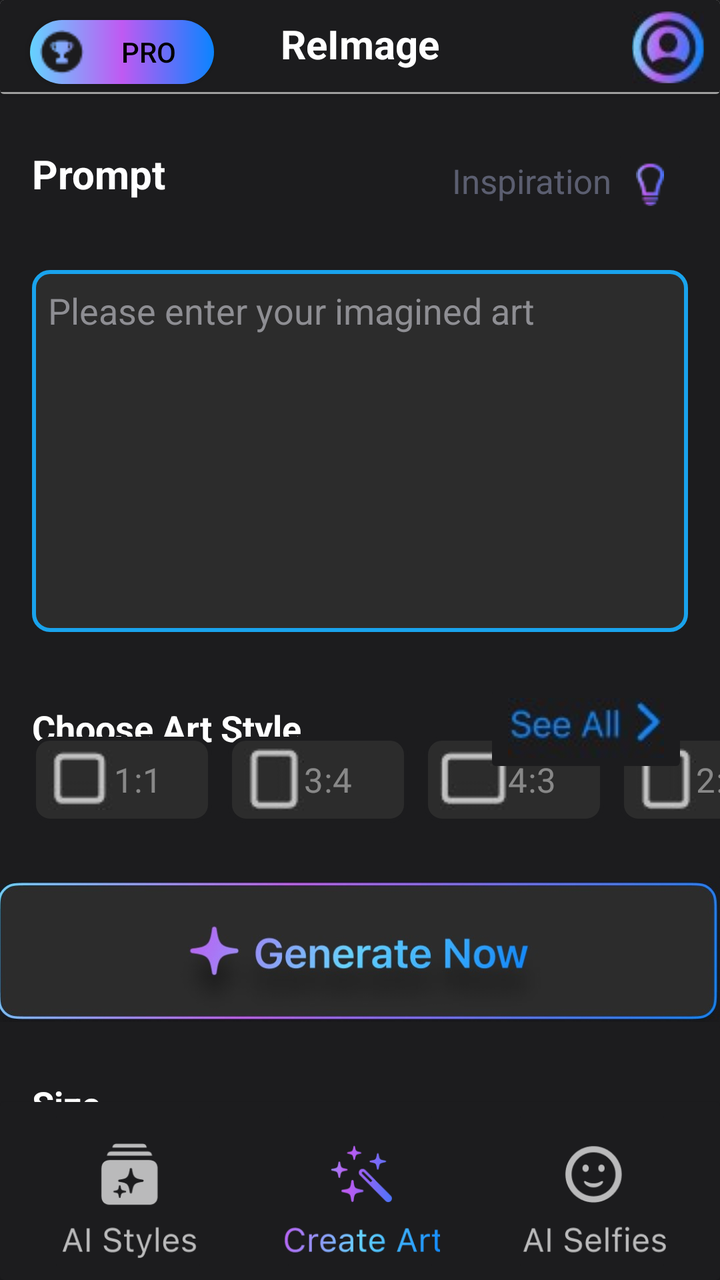
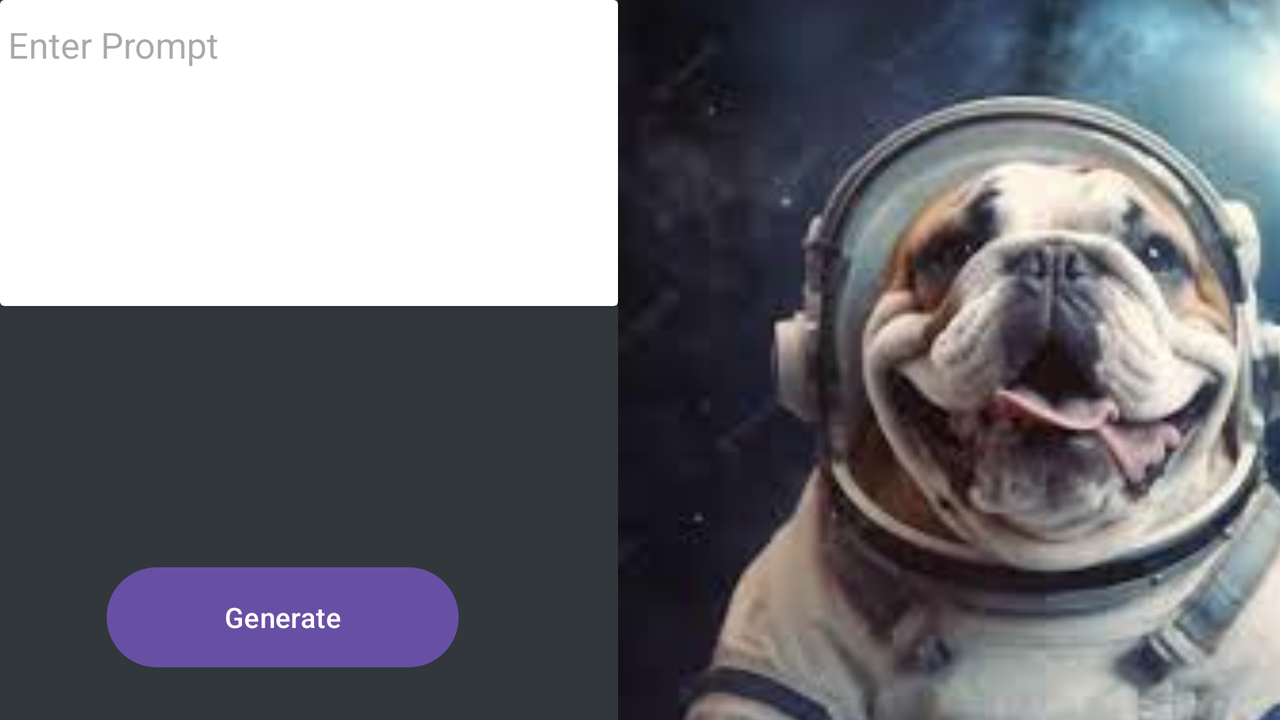

One screen, two layout resources from the same app: the default and the repository's alternative for another configuration. Each is rendered where Android would select it; the XML of both is given below.
<!-- AndroidManifest.xml: application theme Theme.TestGeneratorPhoto -->
<!-- res/layout/activity_main.xml -->
<?xml version="1.0" encoding="utf-8"?>
<androidx.constraintlayout.widget.ConstraintLayout xmlns:android="http://schemas.android.com/apk/res/android"
    xmlns:app="http://schemas.android.com/apk/res-auto"
    xmlns:tools="http://schemas.android.com/tools"
    android:layout_width="match_parent"
    android:layout_height="match_parent"
    android:background="#1c1c1e"
    tools:context=".MainActivity">

    <TextView
        android:id="@+id/textApp5"
        android:layout_width="wrap_content"
        android:layout_height="32dp"

        android:layout_alignParentTop="true"
        android:layout_centerHorizontal="true"
        android:layout_marginStart="16dp"
        android:layout_marginTop="32dp"
        android:layout_marginBottom="4dp"
        android:gravity="center"
        android:lineSpacingExtra="2sp"
        android:text="Choose Art Style"
        android:textColor="#FFFFFF"
        android:textColorHighlight="#FFFFFF"
        android:textColorHint="#FFFFFF"
        android:textColorLink="#FFFFFF"
        android:textSize="18sp"
        android:textStyle="bold"
        app:layout_constraintBottom_toBottomOf="parent"
        app:layout_constraintEnd_toEndOf="parent"
        app:layout_constraintHorizontal_bias="0.0"
        app:layout_constraintStart_toStartOf="parent"
        app:layout_constraintTop_toBottomOf="@+id/editTextText"
        app:layout_constraintVertical_bias="0.0"
        tools:ignore="NotSibling" />

    <TextView
        android:id="@+id/textApp6"
        android:layout_width="wrap_content"
        android:layout_height="32dp"

        android:layout_alignParentTop="true"
        android:layout_centerHorizontal="true"
        android:layout_marginStart="16dp"
        android:layout_marginTop="16dp"
        android:layout_marginBottom="4dp"
        android:gravity="center"
        android:lineSpacingExtra="2sp"
        android:text="Size"
        android:textColor="#FFFFFF"
        android:textColorHighlight="#FFFFFF"
        android:textColorHint="#FFFFFF"
        android:textColorLink="#FFFFFF"
        android:textSize="18sp"
        android:textStyle="bold"
        app:layout_constraintBottom_toBottomOf="parent"
        app:layout_constraintEnd_toEndOf="parent"
        app:layout_constraintHorizontal_bias="0.0"
        app:layout_constraintStart_toStartOf="parent"
        app:layout_constraintTop_toBottomOf="@+id/artStyleRecycler"
        app:layout_constraintVertical_bias="0.0"
        tools:ignore="NotSibling" />

    <androidx.cardview.widget.CardView
        android:id="@+id/cardView7"
        android:layout_width="match_parent"
        android:layout_height="47dp"
        app:layout_constraintBottom_toBottomOf="parent"
        app:layout_constraintEnd_toEndOf="parent"
        app:layout_constraintHorizontal_bias="1.0"
        app:layout_constraintStart_toStartOf="parent"
        app:layout_constraintTop_toTopOf="parent"
        app:layout_constraintVertical_bias="0.0">

        <androidx.constraintlayout.widget.ConstraintLayout
            android:layout_width="match_parent"
            android:layout_height="match_parent"
            android:background="#1c1c1e">

            <androidx.appcompat.widget.AppCompatButton
                android:id="@+id/button4"
                android:layout_width="92dp"
                android:layout_height="32dp"
                android:layout_alignParentLeft="true"
                android:layout_alignParentTop="true"
                android:layout_gravity="center"
                android:layout_marginTop="10dp"
                android:background="@drawable/go_to_pro"
                android:drawableLeft="@drawable/trophy"
                android:drawablePadding="5dp"
                android:padding="5dp"
                android:text="PRO"
                android:textColor="#000000"
                app:cornerRadius="100dp"
                app:layout_constraintBottom_toTopOf="@+id/recyclerView"
                app:layout_constraintEnd_toEndOf="parent"
                app:layout_constraintHorizontal_bias="0.056"
                app:layout_constraintStart_toStartOf="parent"
                app:layout_constraintTop_toTopOf="parent"
                app:layout_constraintVertical_bias="0.0"
                tools:ignore="NotSibling,TouchTargetSizeCheck" />

            <ImageView
                android:id="@+id/imageView5"
                android:layout_width="30dp"
                android:layout_height="30dp"

                android:layout_marginTop="10dp"
                android:layout_marginBottom="2dp"
                android:contentDescription="TODO"
                android:visibility="invisible"
                app:layout_constraintBottom_toTopOf="@+id/textView17"
                app:layout_constraintEnd_toStartOf="@+id/textView16"
                app:layout_constraintHorizontal_chainStyle="packed"
                app:layout_constraintTop_toTopOf="parent"
                app:layout_constraintVertical_bias="0.0"
                app:srcCompat="@drawable/coin"
                tools:ignore="NotSibling" />

            <TextView
                android:id="@+id/textView16"
                android:layout_width="wrap_content"
                android:layout_height="wrap_content"
                android:layout_marginTop="11dp"
                android:layout_marginEnd="8dp"
                android:layout_marginBottom="4dp"
                android:text="15"
                android:textColor="#AFAFAF"
                android:textSize="20sp"
                android:textStyle="bold"
                android:visibility="invisible"
                app:layout_constraintBottom_toTopOf="@+id/textView17"
                app:layout_constraintEnd_toStartOf="@+id/imageButton7"
                app:layout_constraintTop_toTopOf="parent"
                app:layout_constraintVertical_bias="0.0" />

            <ImageButton
                android:id="@+id/imageButton7"
                android:layout_width="36dp"
                android:layout_height="36dp"
                android:layout_marginStart="8dp"
                android:layout_marginEnd="8dp"

                app:layout_constraintBottom_toBottomOf="parent"
                app:layout_constraintEnd_toEndOf="parent"
                app:layout_constraintHorizontal_bias="1.0"
                app:layout_constraintStart_toStartOf="parent"
                app:layout_constraintTop_toTopOf="parent"
                app:srcCompat="@drawable/user"
                tools:ignore="MissingConstraints,NotSibling,SpeakableTextPresentCheck,TouchTargetSizeCheck" />

            <TextView
                android:id="@+id/textView17"
                android:layout_width="match_parent"
                android:layout_height="3px"
                android:background="#9F9F9F"
                android:text=""
                app:layout_constraintBottom_toBottomOf="parent"
                app:layout_constraintEnd_toEndOf="parent"
                app:layout_constraintHorizontal_bias="0.0"
                app:layout_constraintStart_toStartOf="parent"
                app:layout_constraintTop_toTopOf="parent"
                app:layout_constraintVertical_bias="1.0" />

            <TextView
                android:id="@+id/textApp3"
                android:layout_width="108dp"
                android:layout_height="32dp"

                android:layout_alignParentTop="true"
                android:layout_centerHorizontal="true"
                android:layout_marginTop="6dp"
                android:layout_marginBottom="4dp"
                android:gravity="center"
                android:lineSpacingExtra="2sp"
                android:text="ReImage"
                android:textColor="#FFFFFF"
                android:textColorHighlight="#FFFFFF"
                android:textColorHint="#FFFFFF"
                android:textColorLink="#FFFFFF"
                android:textSize="20sp"
                android:textStyle="bold"
                app:layout_constraintBottom_toTopOf="@+id/textView17"
                app:layout_constraintEnd_toEndOf="parent"
                app:layout_constraintStart_toStartOf="parent"
                app:layout_constraintTop_toTopOf="parent"
                app:layout_constraintVertical_bias="0.0"
                tools:ignore="NotSibling" />
        </androidx.constraintlayout.widget.ConstraintLayout>
    </androidx.cardview.widget.CardView>


    <TextView
        android:id="@+id/textApp4"
        android:layout_width="wrap_content"
        android:layout_height="32dp"

        android:layout_alignParentTop="true"
        android:layout_centerHorizontal="true"
        android:layout_marginStart="16dp"
        android:layout_marginTop="24dp"
        android:layout_marginBottom="4dp"
        android:gravity="center"
        android:lineSpacingExtra="2sp"
        android:text="Prompt"
        android:textColor="#FFFFFF"
        android:textColorHighlight="#FFFFFF"
        android:textColorHint="#FFFFFF"
        android:textColorLink="#FFFFFF"
        android:textSize="20sp"
        android:textStyle="bold"
        app:layout_constraintBottom_toBottomOf="parent"
        app:layout_constraintEnd_toEndOf="parent"
        app:layout_constraintHorizontal_bias="0.0"
        app:layout_constraintStart_toStartOf="parent"
        app:layout_constraintTop_toBottomOf="@+id/cardView7"
        app:layout_constraintVertical_bias="0.0"
        tools:ignore="NotSibling" />

    <ImageButton
        android:id="@+id/inspiration"
        android:layout_width="38dp"
        android:layout_height="42dp"
        android:layout_marginTop="24dp"
        android:layout_marginEnd="16dp"
        android:backgroundTint="#1c1c1e"
        android:scaleType="fitXY"
        app:layout_constraintEnd_toEndOf="parent"
        app:layout_constraintHorizontal_bias="1.0"
        app:layout_constraintStart_toEndOf="@+id/textApp4"
        app:layout_constraintTop_toBottomOf="@+id/cardView7"
        app:srcCompat="@drawable/random_prompt"
        tools:ignore="TouchTargetSizeCheck,SpeakableTextPresentCheck" />

    <TextView
        android:id="@+id/textView18"
        android:layout_width="wrap_content"
        android:layout_height="wrap_content"
        android:layout_marginTop="32dp"
        android:text="Inspiration"
        android:textColor="#8E8E93B2"
        android:textSize="17sp"
        app:layout_constraintEnd_toStartOf="@+id/inspiration"
        app:layout_constraintHorizontal_bias="1.0"
        app:layout_constraintStart_toStartOf="parent"
        app:layout_constraintTop_toBottomOf="@+id/cardView7" />

    <EditText
        android:id="@+id/editTextText"
        android:layout_width="match_parent"
        android:layout_height="181dp"
        android:layout_marginStart="16dp"
        android:layout_marginTop="32dp"
        android:layout_marginEnd="16dp"
        android:background="@drawable/radio_back_select"
        android:ems="10"
        android:gravity="top"
        android:hint="Please enter your imagined art"
        android:inputType="textMultiLine"
        android:paddingStart="8dp"
        android:paddingTop="8dp"
        android:text=""
        android:textColor="@color/white"
        android:textColorHint="#8E8E93"
        app:layout_constraintEnd_toEndOf="parent"
        app:layout_constraintHorizontal_bias="0.497"
        app:layout_constraintStart_toStartOf="parent"
        app:layout_constraintTop_toBottomOf="@+id/textApp4" />

    <androidx.recyclerview.widget.RecyclerView
        android:id="@+id/artStyleRecycler"
        android:layout_width="0dp"

        android:layout_height="124dp"
        android:layout_marginStart="16dp"
        android:layout_marginTop="16dp"
        android:scrollbars="horizontal"
        app:layout_constraintBottom_toBottomOf="parent"
        app:layout_constraintEnd_toEndOf="parent"
        app:layout_constraintStart_toStartOf="parent"
        app:layout_constraintTop_toBottomOf="@+id/textApp5"
        app:layout_constraintVertical_bias="0.0" />

    <HorizontalScrollView
        android:id="@+id/horizontalScrollView"
        android:layout_width="match_parent"
        android:layout_height="50dp"
        android:layout_marginStart="16dp"
        android:layout_marginTop="16dp"
        android:layout_marginBottom="16dp"
        android:scrollbarSize="0dp"
        app:layout_constraintBottom_toTopOf="@+id/generate"
        app:layout_constraintEnd_toEndOf="parent"
        app:layout_constraintHorizontal_bias="0.0"
        app:layout_constraintStart_toStartOf="parent"
        app:layout_constraintTop_toTopOf="parent"
        app:layout_constraintVertical_bias="1.0">


        <LinearLayout
            android:layout_width="match_parent"
            android:layout_height="match_parent"
            android:layout_gravity="center_vertical"
            android:gravity="center_vertical"
            android:orientation="horizontal">

            <RadioButton
                android:id="@+id/size1"
                android:layout_width="90dp"
                android:layout_height="43dp"
                android:background="@drawable/radio_unselect"
                android:button="@null"
                android:drawableLeft="@drawable/sqrt"
                android:padding="8dp"

                android:text="1:1"
                android:textColor="#70ffffff"
                android:textSize="17sp"
                app:cornerRadius="5dp"
                tools:ignore="NotSibling,TouchTargetSizeCheck,SpeakableTextPresentCheck" />

            <RadioButton
                android:id="@+id/size2"
                android:layout_width="90dp"
                android:layout_height="43dp"
                android:layout_marginStart="8dp"

                android:background="@drawable/radio_unselect"
                android:button="@null"
                android:drawableLeft="@drawable/sqrt2"
                android:padding="8dp"
                android:text="3:4"
                android:textColor="#70ffffff"
                android:textSize="17sp"
                app:cornerRadius="5dp"
                tools:ignore="NotSibling,TouchTargetSizeCheck,SpeakableTextPresentCheck" />

            <RadioButton
                android:id="@+id/size3"
                android:layout_width="90dp"
                android:layout_height="43dp"

                android:layout_marginStart="8dp"
                android:background="@drawable/radio_unselect"
                android:button="@null"
                android:drawableLeft="@drawable/sqrt3"
                android:padding="8dp"
                android:text="4:3"
                android:textColor="#70ffffff"
                android:textSize="17sp"
                app:cornerRadius="5dp"
                tools:ignore="NotSibling,TouchTargetSizeCheck,SpeakableTextPresentCheck" />

            <RadioButton
                android:id="@+id/size4"
                android:layout_width="90dp"
                android:layout_height="43dp"
                android:layout_marginStart="8dp"

                android:background="@drawable/radio_unselect"
                android:button="@null"
                android:drawableLeft="@drawable/sqrt2"
                android:padding="8dp"
                android:text="2:3"
                android:textColor="#70ffffff"
                android:textSize="17sp"
                app:cornerRadius="5dp"
                tools:ignore="NotSibling,TouchTargetSizeCheck,SpeakableTextPresentCheck" />

            <RadioButton
                android:id="@+id/size5"
                android:layout_width="90dp"
                android:layout_height="43dp"
                android:layout_marginStart="8dp"

                android:background="@drawable/radio_unselect"
                android:button="@null"
                android:drawableLeft="@drawable/sqrt3"
                android:padding="8dp"
                android:text="3:2"
                android:textColor="#70ffffff"
                android:textSize="17sp"
                app:cornerRadius="5dp"
                tools:ignore="NotSibling,TouchTargetSizeCheck,SpeakableTextPresentCheck" />
        </LinearLayout>
    </HorizontalScrollView>

    <ImageButton
        android:id="@+id/generate"
        android:layout_width="370dp"
        android:layout_height="90dp"
        android:layout_marginStart="35dp"
        android:layout_marginEnd="35dp"
        android:layout_marginBottom="30dp"
        android:backgroundTint="#1C1C1E"
        android:clickable="true"
        android:scaleType="centerCrop"
        android:src="@drawable/generate_art"
        android:visibility="visible"
        app:layout_constraintBottom_toTopOf="@+id/cardView2"
        app:layout_constraintEnd_toEndOf="parent"
        app:layout_constraintHorizontal_bias="0.517"
        app:layout_constraintStart_toStartOf="parent"
        app:layout_constraintTop_toTopOf="parent"
        app:layout_constraintVertical_bias="1.0"
        tools:ignore="SpeakableTextPresentCheck" />

    <androidx.appcompat.widget.AppCompatButton
        android:id="@+id/generate_select"
        android:layout_width="match_parent"
        android:layout_height="70dp"
        android:layout_marginStart="20dp"
        android:layout_marginTop="200dp"
        android:layout_marginEnd="20dp"
        android:layout_marginBottom="32dp"
        android:background="@drawable/contine"
        android:drawableLeft="@drawable/star"
        android:paddingStart="90dp"
        android:paddingEnd="80dp"
        android:text="Generate Now"
        android:textAllCaps="false"
        android:textColor="#1c1c1e"
        android:textSize="20sp"
        android:textStyle="normal|bold"
        android:visibility="invisible"
        app:layout_constraintBottom_toTopOf="@+id/cardView2"
        app:layout_constraintEnd_toEndOf="parent"
        app:layout_constraintHorizontal_bias="0.0"
        app:layout_constraintStart_toStartOf="parent"
        app:layout_constraintTop_toBottomOf="@+id/radioGroup"
        app:layout_constraintVertical_bias="0.0" />

    <androidx.cardview.widget.CardView
        android:id="@+id/cardView2"
        android:layout_width="0dp"
        android:layout_height="89dp"
        android:background="#1C1C1E"
        android:backgroundTint="#1C1C1E"
        app:layout_constraintBottom_toBottomOf="parent"
        app:layout_constraintEnd_toEndOf="parent"
        app:layout_constraintStart_toStartOf="parent"
        app:layout_constraintTop_toTopOf="parent"
        app:layout_constraintVertical_bias="1.0">

        <androidx.constraintlayout.widget.ConstraintLayout
            android:layout_width="match_parent"
            android:layout_height="match_parent">

            <ImageButton
                android:id="@+id/aiSelfies"
                android:layout_width="80dp"
                android:layout_height="match_parent"
                android:layout_marginEnd="24dp"
                android:backgroundTint="#1c1c1e"
                android:scaleType="centerCrop"
                app:layout_constraintBottom_toBottomOf="parent"
                app:layout_constraintEnd_toEndOf="parent"
                app:layout_constraintTop_toTopOf="parent"
                app:layout_constraintVertical_bias="0.0"
                app:srcCompat="@drawable/ai_selfies"
                tools:ignore="SpeakableTextPresentCheck" />

            <ImageButton
                android:id="@+id/selfi"
                android:layout_width="80dp"
                android:layout_height="0dp"
                android:layout_marginStart="24dp"
                android:backgroundTint="#1c1c1e"
                android:scaleType="centerCrop"
                app:layout_constraintBottom_toBottomOf="parent"
                app:layout_constraintStart_toStartOf="parent"
                app:layout_constraintTop_toTopOf="parent"
                app:layout_constraintVertical_bias="0.0"
                app:srcCompat="@drawable/ai_styles"
                tools:ignore="SpeakableTextPresentCheck" />

            <ImageButton
                android:id="@+id/aiArt"
                android:layout_width="80dp"
                android:layout_height="match_parent"
                android:layout_marginStart="51dp"
                android:layout_marginEnd="51dp"
                android:backgroundTint="#1c1c1e"
                android:scaleType="centerCrop"
                app:layout_constraintBottom_toBottomOf="parent"
                app:layout_constraintEnd_toStartOf="@+id/aiSelfies"
                app:layout_constraintStart_toEndOf="@+id/selfi"
                app:layout_constraintTop_toTopOf="parent"
                app:layout_constraintVertical_bias="0.0"
                app:srcCompat="@drawable/create_art_active"
                tools:ignore="SpeakableTextPresentCheck" />
        </androidx.constraintlayout.widget.ConstraintLayout>

    </androidx.cardview.widget.CardView>

    <ImageButton
        android:id="@+id/seeAllArtStyles"
        android:layout_width="wrap_content"
        android:layout_height="wrap_content"
        android:layout_marginEnd="16dp"
        android:backgroundTint="#1c1c1e"
        app:layout_constraintBottom_toBottomOf="@+id/textApp5"
        app:layout_constraintEnd_toEndOf="parent"
        app:layout_constraintHorizontal_bias="1.0"
        app:layout_constraintStart_toEndOf="@+id/textApp5"
        app:layout_constraintTop_toTopOf="@+id/textApp5"
        app:srcCompat="@drawable/see_all"
        tools:ignore="SpeakableTextPresentCheck" />

</androidx.constraintlayout.widget.ConstraintLayout>
<!-- resources referenced by this layout -->
<resources>
  <color name="white">#FFFFFFFF</color>
  <!-- drawable ai_selfies: png bitmap (drawable, 5171 bytes) -->
  <!-- drawable ai_styles: png bitmap (drawable, 4318 bytes) -->
  <!-- drawable contine (drawable) -->
  <?xml version="1.0" encoding="utf-8"?>
  <shape xmlns:android="http://schemas.android.com/apk/res/android">
      <gradient
          android:startColor="#64D2FF"
          android:centerColor="#BF5AF2"
          android:endColor="#0A84FF"
          android:angle="0"
          />
      <corners android:radius="8dp" />
  </shape>
  <!-- drawable create_art_active: png bitmap (drawable, 11610 bytes) -->
  <!-- drawable generate_art: png bitmap (drawable, 91755 bytes) -->
  <!-- drawable go_to_pro (drawable) -->
  <?xml version="1.0" encoding="utf-8"?>
  <shape xmlns:android="http://schemas.android.com/apk/res/android">
      <gradient
          android:startColor="#64D2FF"
          android:centerColor="#BF5AF2"
          android:endColor="#0A84FF"
          android:angle="0"
          />
      <corners android:radius="100dp" />
  </shape>
  <!-- drawable radio_back_select (drawable) -->
  <shape xmlns:android="http://schemas.android.com/apk/res/android">
  
          <stroke
              android:width="2dp"
              android:color="#19A3ED"
  
          />
          <corners
              android:radius="8dp"
              />
          <solid android:color="#2c2c2c"/>
      </shape>
  <!-- drawable radio_unselect (drawable) -->
  <shape xmlns:android="http://schemas.android.com/apk/res/android">
      <stroke
          android:width="2dp"
          android:color="#1c1c1e"
          />
      <corners
          android:radius="8dp"
          />
      <solid android:color="#2c2c2c" />
  </shape>
  <!-- drawable random_prompt: png bitmap (drawable, 775 bytes) -->
  <!-- drawable see_all: png bitmap (drawable, 5135 bytes) -->
  <!-- drawable sqrt: png bitmap (drawable, 821 bytes) -->
  <!-- drawable sqrt2: png bitmap (drawable, 763 bytes) -->
  <!-- drawable sqrt3: png bitmap (drawable, 884 bytes) -->
  <!-- drawable star: png bitmap (drawable, 503 bytes) -->
  <!-- drawable trophy: png bitmap (drawable, 669 bytes) -->
  <!-- drawable user: png bitmap (drawable, 4049 bytes) -->
  <style name="Theme.TestGeneratorPhoto" parent="Base.Theme.TestGeneratorPhoto" />
  <style name="Base.Theme.TestGeneratorPhoto" parent="Theme.Material3.DayNight.NoActionBar">
  
      </style>
</resources>
<!-- res/layout-land/activity_main.xml (the repository's variant of the layout above) -->
<!-- drawn on the phone turned sideways -->
<?xml version="1.0" encoding="utf-8"?>
<androidx.constraintlayout.widget.ConstraintLayout xmlns:android="http://schemas.android.com/apk/res/android"
    xmlns:app="http://schemas.android.com/apk/res-auto"
    xmlns:tools="http://schemas.android.com/tools"
    android:layout_width="match_parent"
    android:layout_height="match_parent"
    android:background="#32373C"
    tools:context=".MainActivity">

    <ImageView
        android:id="@+id/imageView"
        android:layout_width="430dp"
        android:layout_height="490dp"
        android:layout_marginEnd="1dp"
        android:src="@drawable/dog"
        app:layout_constraintBottom_toBottomOf="parent"
        app:layout_constraintEnd_toEndOf="parent"
        app:layout_constraintHorizontal_bias="0.0"
        app:layout_constraintStart_toEndOf="@+id/cardView"
        app:layout_constraintTop_toTopOf="parent"
        app:layout_constraintVertical_bias="0.379" />

    <androidx.cardview.widget.CardView
        android:id="@+id/cardView"
        android:layout_width="309dp"
        android:layout_height="153dp"
        app:layout_constraintBottom_toBottomOf="parent"
        app:layout_constraintEnd_toEndOf="parent"
        app:layout_constraintHorizontal_bias="0.0"
        app:layout_constraintStart_toStartOf="parent"
        app:layout_constraintTop_toTopOf="parent"
        app:layout_constraintVertical_bias="0.0"
        tools:ignore="NotSibling">

        <EditText
            android:id="@+id/prompt"
            android:layout_width="match_parent"
            android:layout_height="164dp"
            android:ems="10"
            android:gravity="start|top"
            android:hint="Enter Prompt"
            android:inputType="textMultiLine" />

    </androidx.cardview.widget.CardView>

    <Button
        android:id="@+id/generate"
        android:layout_width="176dp"
        android:layout_height="58dp"
        android:text="Generate"
        app:layout_constraintBottom_toBottomOf="parent"
        app:layout_constraintEnd_toEndOf="parent"
        app:layout_constraintHorizontal_bias="0.115"
        app:layout_constraintStart_toStartOf="parent"
        app:layout_constraintTop_toBottomOf="@+id/cardView"
        app:layout_constraintVertical_bias="0.85" />

    <TextView
        android:id="@+id/textView"
        android:layout_width="170dp"
        android:layout_height="49dp"
        android:text=""
        android:textColor="@color/white"
        app:layout_constraintBottom_toTopOf="@+id/generate"
        app:layout_constraintEnd_toEndOf="@+id/generate"
        app:layout_constraintHorizontal_bias="0.0"
        app:layout_constraintStart_toStartOf="@+id/generate"
        app:layout_constraintTop_toBottomOf="@+id/cardView"
        app:layout_constraintVertical_bias="0.322" />

</androidx.constraintlayout.widget.ConstraintLayout>
<!-- resources referenced by the variant -->
<!-- as the phone turned sideways resolves them -->
<resources>
  <color name="white">#FFFFFFFF</color>
  <!-- drawable dog: jpg bitmap (drawable, 7155 bytes) -->
  <style name="Theme.TestGeneratorPhoto" parent="Base.Theme.TestGeneratorPhoto" />
  <style name="Base.Theme.TestGeneratorPhoto" parent="Theme.Material3.DayNight.NoActionBar">
  
      </style>
</resources>
